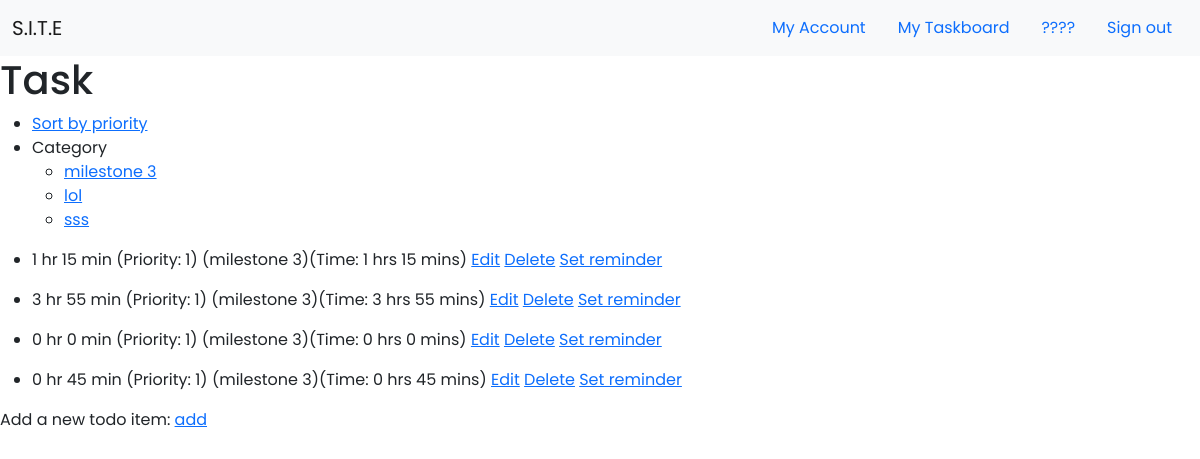
Page /taskboard (signed in) on the committed database.
### app/models.py (models this page shows, shortened)
class Category(db.Model):
    id = db.Column(db.Integer, primary_key=True)
    category = db.Column(db.String(30), unique=True, nullable=False)
    user_id = db.Column(db.Integer, db.ForeignKey('user.id'))

class Task(db.Model):
    id = db.Column(db.Integer, primary_key=True)
    content = db.Column(db.String, unique=False, nullable=False)
    complete = db.Column(db.Boolean, default=False)
    estimatehr = db.Column(db.Integer, nullable = True)
    estimatemin = db.Column(db.Integer, nullable = True)
    priority = db.Column(db.Integer, nullable=False)
    category_id = db.Column(db.Integer, db.ForeignKey('category.id'), nullable=False)
    category = db.relationship('Category', backref=db.backref('categories', lazy=True))
    user_id = db.Column(db.Integer, db.ForeignKey('user.id'))

### app/routes.py (the view)
@app.route('/taskboard',methods=['GET', 'POST'])
def taskboard():
    user = User.query.filter_by(username=current_user.username).first()
    tasks = Task.query.filter_by(user_id=user.id).all()
    categories = Category.query.filter_by(user_id=user.id).all()
    return render_template('taskboard.html', tasks=tasks, categories=categories)

### app/models.py (called while the page is built)
@login.user_loader
def load_user(id):
    return User.query.get(int(id))

### app/templates/taskboard.html
{% extends "base.html" %}
{% block content %}
<link rel="stylesheet" type="text/css" href="{{ url_for('static', filename='css/taskboard.css') }}">
    {% if current_user.is_authenticated %}
            <div>
                <h1>Task</h1>
                <nav>
                    <ul>
                        <li><a href="/priority">Sort by priority</a></li>
                        <li>Category
                            <ul>
                                {% for category in categories %}
                                <li><a href="/category/{{category.id}}">{{category.category}}</a></li>
                                {% endfor %}
                        </li>
                    </ul>
                </nav>
                {% for task in tasks %}
                <ul>
                <li>
                    {{ task.content }} (Priority: {{task.priority}}) ({{task.category.category}})(Time: {{task.estimatehr}} hrs {{task.estimatemin}} mins) <a href= "/edittask/{{task.id}}">Edit</a>  <a href= "/delete/{{task.id}}"> Delete</a>  <a href= "/reminder/{{task.id}}">Set reminder</a>
                </li>
                </ul>
                {% endfor %}
                <div>Add a new todo item:
                <a href="/addtask"> add</a>
                </div>
            </div>
    {% endif %}
{% endblock %}

### app/templates/base.html (shortened to what this page needs)
<!doctype html>
<html lang="en">
    <head>
        <link href="https://cdn.jsdelivr.net/npm/bootstrap@5.0.0-beta3/dist/css/bootstrap.min.css" rel="stylesheet">
        <link rel="stylesheet" type="text/css" href="{{ url_for('static', filename='css/style.css') }}">
    </head>
    <body>
        <nav class="navbar navbar-expand-lg navbar-light bg-light">
            <div class="container-fluid">
              <a class="navbar-brand" href="#">S.I.T.E</a>
              <ul class="nav justify-content-end">
                <li class="nav-item">
                  {% if current_user.is_authenticated %}
                  <a class="nav-link active" aria-current="page" href="/profile">My Account</a>
                  {% endif %}
                </li>
                <li class="nav-item">
                  {% if current_user.is_authenticated %}
                  <a class="nav-link" href="/taskboard">My Taskboard</a>
                  {% endif %}
                </li>
                <li class="nav-item">
                  {% if current_user.is_authenticated %}
                  <a class="nav-link" href="#">????</a>
                  {% endif %}
                </li>
                <li class="nav-item">
                  {% if current_user.is_authenticated %}
                  <a class="nav-link" href="/logout">Sign out</a>
                  {% endif %}
                </li>
              </ul>
              </div>
          </nav>
        {% block content %}{% endblock %}
    </body>
</html>

### app/static/css/style.css (style rules this page uses)
* { font-family: 'Poppins', sans-serif; margin: 0; padding: 0; }

### rows in the picture
Category: category "milestone 3"
Category: category "lol"
Category: category "sss"
Task: content "1 hr 15 min", priority "1", category.category "milestone 3", estimatehr "1", estimatemin "15"
Task: content "3 hr 55 min", priority "1", category.category "milestone 3", estimatehr "3", estimatemin "55"
Task: content "0 hr 0 min", priority "1", category.category "milestone 3", estimatehr "0", estimatemin "0"
Task: content "0 hr 45 min", priority "1", category.category "milestone 3", estimatehr "0", estimatemin "45"
